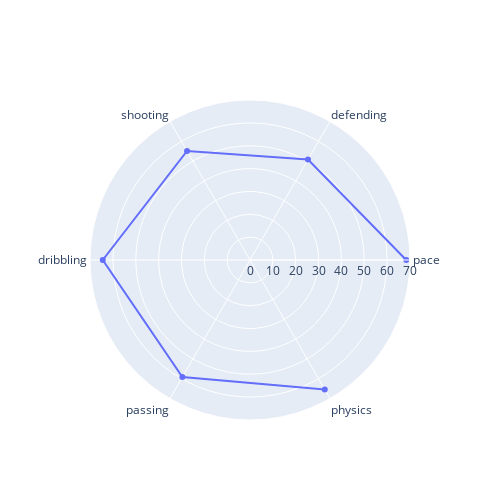

Notebook code for this chart:
### Markdown cell above
### Mean values of main FIFA attributes

### Code cell
# mean values of main FIFA attributes

labels=np.array([
    "pace",
    "defending",
    "shooting",
    "dribbling",
    "passing",
    "physics"
    ])
stats=data[labels].mean()
#fig = px.line_polar(highest_rated, r=stats, theta=labels, line_close=True)
# fig.update_traces(fill='toself')
# fig.show()

fig = go.Figure()

fig.add_trace(go.Scatterpolar(
      r=stats,
      theta=labels
      #fill='toself',
      #name='J. Oblak'
))

fig.update_layout(
    autosize=False,
    width=500,
    height=500,)

fig.show()

### Figure 1 — Plotly figure (JSON) as saved in the notebook; plotly's stock layout.template omitted (floating-point values rounded to 4 significant figures)
{"data": [{"r": [68.4, 50.78, 55.13, 64.46, 59.2, 65.47], "theta": ["pace", "defending", "shooting", "dribbling", "passing", "physics"], "type": "scatterpolar"}], "layout": {"autosize": false, "height": 500, "width": 500}}
